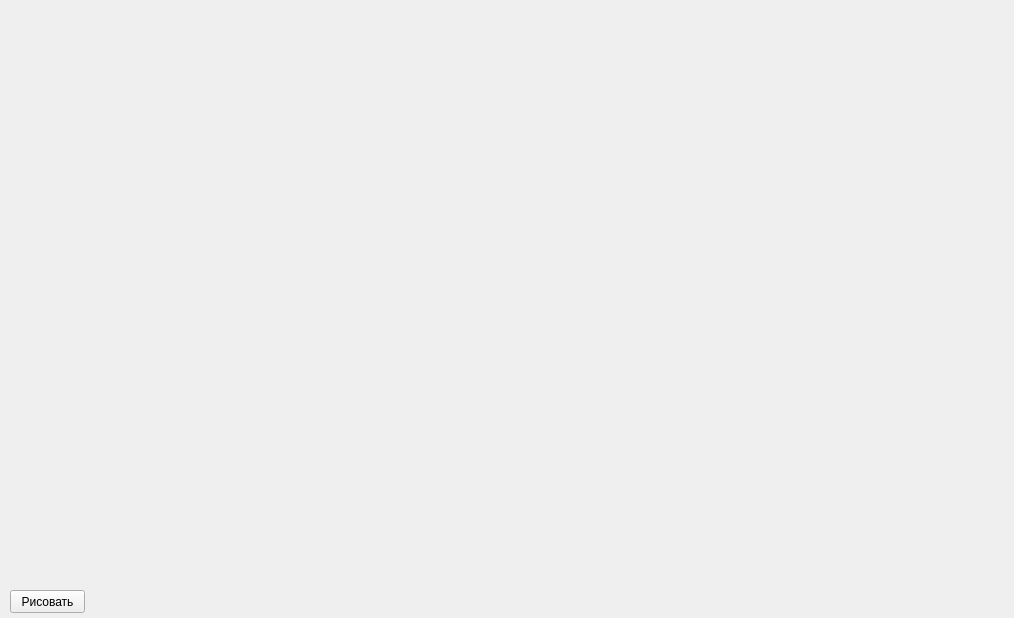
<?xml version="1.0" encoding="UTF-8"?>
<ui version="4.0">
 <class>Form</class>
 <widget class="QWidget" name="Form">
  <property name="geometry">
   <rect>
    <x>0</x>
    <y>0</y>
    <width>1014</width>
    <height>618</height>
   </rect>
  </property>
  <property name="windowTitle">
   <string>Git и желтые окружности</string>
  </property>
  <widget class="QPushButton" name="pushButton">
   <property name="geometry">
    <rect>
     <x>10</x>
     <y>590</y>
     <width>75</width>
     <height>23</height>
    </rect>
   </property>
   <property name="text">
    <string>Рисовать</string>
   </property>
  </widget>
 </widget>
 <resources/>
 <connections/>
</ui>
